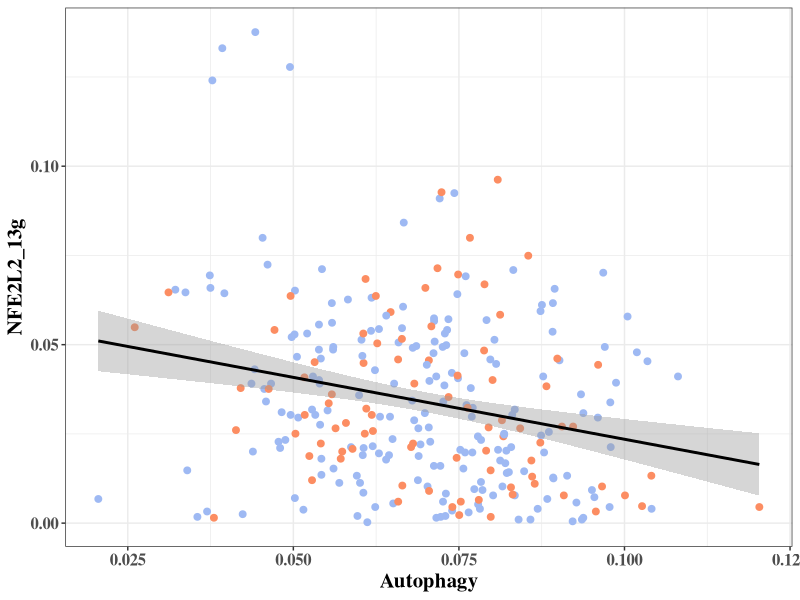

Reproduce this figure in R.
library(ggplot2)

df = read.table("./NFE2L2_Autophagy_scatter.txt", header=T, row.names=1, sep="\t")

ggplot(df, aes(x=Autophagy, y=NFE2L2_13g, color=Type))+
scale_color_manual(values=c("#9EB9F3", "#FC8D62"))+
geom_point(alpha=1, size=2)+
geom_smooth(method="lm", color="black")+
theme_bw()+
theme(text=element_text(family="Times"), axis.text=element_text(face="bold", size=12), axis.title=element_text(face="bold", size=15), legend.position="none")








